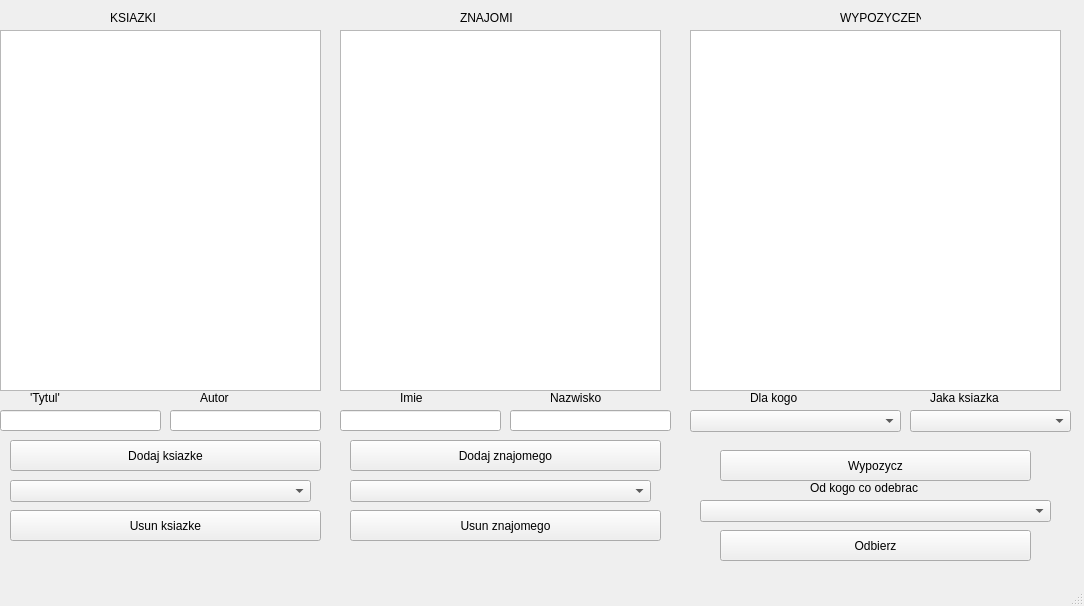
<?xml version="1.0" encoding="UTF-8"?>
<ui version="4.0">
 <class>MainWindow</class>
 <widget class="QMainWindow" name="MainWindow">
  <property name="geometry">
   <rect>
    <x>0</x>
    <y>0</y>
    <width>1084</width>
    <height>606</height>
   </rect>
  </property>
  <property name="windowTitle">
   <string>MainWindow</string>
  </property>
  <widget class="QWidget" name="centralwidget">
   <widget class="QLineEdit" name="lineEdit">
    <property name="geometry">
     <rect>
      <x>0</x>
      <y>410</y>
      <width>161</width>
      <height>21</height>
     </rect>
    </property>
   </widget>
   <widget class="QPushButton" name="pushButton">
    <property name="geometry">
     <rect>
      <x>10</x>
      <y>440</y>
      <width>311</width>
      <height>31</height>
     </rect>
    </property>
    <property name="text">
     <string>Dodaj ksiazke</string>
    </property>
   </widget>
   <widget class="QLineEdit" name="lineEdit_2">
    <property name="geometry">
     <rect>
      <x>170</x>
      <y>410</y>
      <width>151</width>
      <height>21</height>
     </rect>
    </property>
   </widget>
   <widget class="QPushButton" name="pushButton_2">
    <property name="geometry">
     <rect>
      <x>10</x>
      <y>510</y>
      <width>311</width>
      <height>31</height>
     </rect>
    </property>
    <property name="text">
     <string>Usun ksiazke</string>
    </property>
   </widget>
   <widget class="QLineEdit" name="lineEdit_3">
    <property name="geometry">
     <rect>
      <x>340</x>
      <y>410</y>
      <width>161</width>
      <height>21</height>
     </rect>
    </property>
   </widget>
   <widget class="QLineEdit" name="lineEdit_4">
    <property name="geometry">
     <rect>
      <x>510</x>
      <y>410</y>
      <width>161</width>
      <height>21</height>
     </rect>
    </property>
   </widget>
   <widget class="QPushButton" name="pushButton_3">
    <property name="geometry">
     <rect>
      <x>350</x>
      <y>440</y>
      <width>311</width>
      <height>31</height>
     </rect>
    </property>
    <property name="text">
     <string>Dodaj znajomego</string>
    </property>
   </widget>
   <widget class="QPushButton" name="pushButton_4">
    <property name="geometry">
     <rect>
      <x>350</x>
      <y>510</y>
      <width>311</width>
      <height>31</height>
     </rect>
    </property>
    <property name="text">
     <string>Usun znajomego</string>
    </property>
   </widget>
   <widget class="QPushButton" name="pushButton_5">
    <property name="geometry">
     <rect>
      <x>720</x>
      <y>530</y>
      <width>311</width>
      <height>31</height>
     </rect>
    </property>
    <property name="text">
     <string>Odbierz</string>
    </property>
   </widget>
   <widget class="QPushButton" name="pushButton_6">
    <property name="geometry">
     <rect>
      <x>720</x>
      <y>450</y>
      <width>311</width>
      <height>31</height>
     </rect>
    </property>
    <property name="text">
     <string>Wypozycz</string>
    </property>
   </widget>
   <widget class="QComboBox" name="comboBox">
    <property name="geometry">
     <rect>
      <x>10</x>
      <y>480</y>
      <width>301</width>
      <height>22</height>
     </rect>
    </property>
   </widget>
   <widget class="QComboBox" name="comboBox_2">
    <property name="geometry">
     <rect>
      <x>350</x>
      <y>480</y>
      <width>301</width>
      <height>22</height>
     </rect>
    </property>
   </widget>
   <widget class="QComboBox" name="comboBox_3">
    <property name="geometry">
     <rect>
      <x>690</x>
      <y>410</y>
      <width>211</width>
      <height>22</height>
     </rect>
    </property>
   </widget>
   <widget class="QComboBox" name="comboBox_4">
    <property name="geometry">
     <rect>
      <x>910</x>
      <y>410</y>
      <width>161</width>
      <height>22</height>
     </rect>
    </property>
   </widget>
   <widget class="QComboBox" name="comboBox_5">
    <property name="geometry">
     <rect>
      <x>700</x>
      <y>500</y>
      <width>351</width>
      <height>22</height>
     </rect>
    </property>
   </widget>
   <widget class="QListWidget" name="listWidget">
    <property name="geometry">
     <rect>
      <x>0</x>
      <y>30</y>
      <width>321</width>
      <height>361</height>
     </rect>
    </property>
   </widget>
   <widget class="QListWidget" name="listWidget_2">
    <property name="geometry">
     <rect>
      <x>340</x>
      <y>30</y>
      <width>321</width>
      <height>361</height>
     </rect>
    </property>
   </widget>
   <widget class="QListWidget" name="listWidget_3">
    <property name="geometry">
     <rect>
      <x>690</x>
      <y>30</y>
      <width>371</width>
      <height>361</height>
     </rect>
    </property>
   </widget>
   <widget class="QLabel" name="label">
    <property name="geometry">
     <rect>
      <x>30</x>
      <y>390</y>
      <width>81</width>
      <height>16</height>
     </rect>
    </property>
    <property name="text">
     <string>'Tytul'</string>
    </property>
   </widget>
   <widget class="QLabel" name="label_2">
    <property name="geometry">
     <rect>
      <x>200</x>
      <y>390</y>
      <width>81</width>
      <height>16</height>
     </rect>
    </property>
    <property name="text">
     <string>Autor</string>
    </property>
   </widget>
   <widget class="QLabel" name="label_3">
    <property name="geometry">
     <rect>
      <x>400</x>
      <y>390</y>
      <width>81</width>
      <height>16</height>
     </rect>
    </property>
    <property name="text">
     <string>Imie</string>
    </property>
   </widget>
   <widget class="QLabel" name="label_4">
    <property name="geometry">
     <rect>
      <x>550</x>
      <y>390</y>
      <width>81</width>
      <height>16</height>
     </rect>
    </property>
    <property name="text">
     <string>Nazwisko</string>
    </property>
   </widget>
   <widget class="QLabel" name="label_5">
    <property name="geometry">
     <rect>
      <x>750</x>
      <y>390</y>
      <width>81</width>
      <height>16</height>
     </rect>
    </property>
    <property name="text">
     <string>Dla kogo</string>
    </property>
   </widget>
   <widget class="QLabel" name="label_6">
    <property name="geometry">
     <rect>
      <x>930</x>
      <y>390</y>
      <width>81</width>
      <height>16</height>
     </rect>
    </property>
    <property name="text">
     <string>Jaka ksiazka</string>
    </property>
   </widget>
   <widget class="QLabel" name="label_7">
    <property name="geometry">
     <rect>
      <x>810</x>
      <y>480</y>
      <width>161</width>
      <height>16</height>
     </rect>
    </property>
    <property name="text">
     <string>Od kogo co odebrac</string>
    </property>
   </widget>
   <widget class="QLabel" name="label_8">
    <property name="geometry">
     <rect>
      <x>110</x>
      <y>10</y>
      <width>81</width>
      <height>16</height>
     </rect>
    </property>
    <property name="text">
     <string>KSIAZKI</string>
    </property>
   </widget>
   <widget class="QLabel" name="label_9">
    <property name="geometry">
     <rect>
      <x>460</x>
      <y>10</y>
      <width>81</width>
      <height>16</height>
     </rect>
    </property>
    <property name="text">
     <string>ZNAJOMI</string>
    </property>
   </widget>
   <widget class="QLabel" name="label_10">
    <property name="geometry">
     <rect>
      <x>840</x>
      <y>10</y>
      <width>81</width>
      <height>16</height>
     </rect>
    </property>
    <property name="text">
     <string>WYPOZYCZENIA</string>
    </property>
   </widget>
  </widget>
  <widget class="QMenuBar" name="menubar">
   <property name="geometry">
    <rect>
     <x>0</x>
     <y>0</y>
     <width>1084</width>
     <height>20</height>
    </rect>
   </property>
  </widget>
  <widget class="QStatusBar" name="statusbar"/>
 </widget>
 <resources/>
 <connections/>
</ui>
